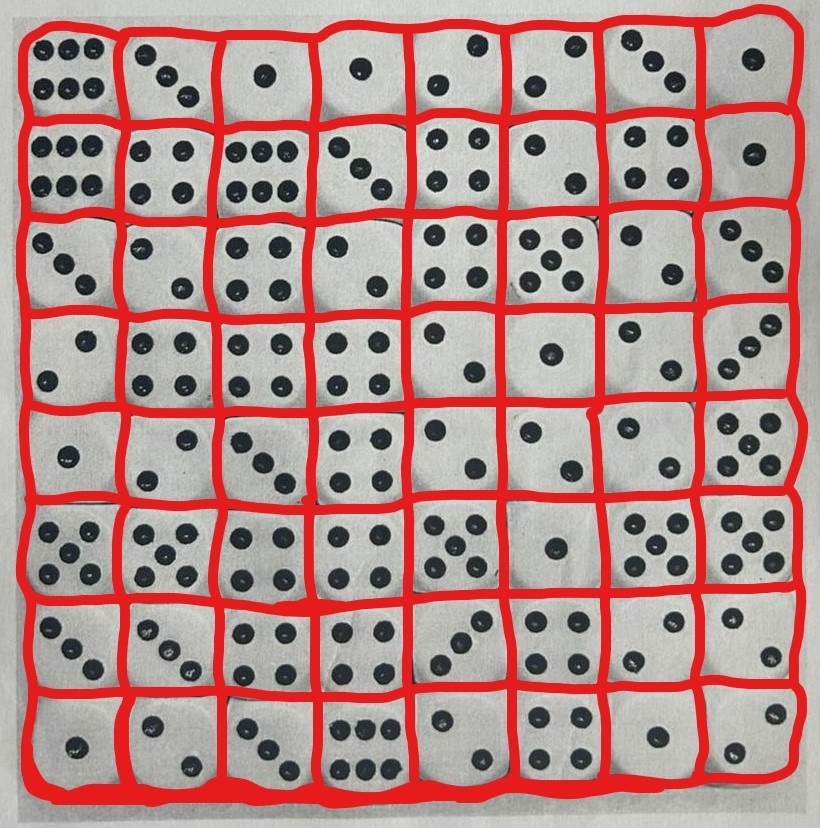
#> input picture labirintoContornado2.jpg, 820 x 828 px
$ python main.py
#> lines starting #> are read from the running program, lines starting #| are printed output that depends on the picture; after the words box and inside, x2 and y2 are one past the last pixel; in counts of white or black regions, pixels touching at a corner belong together
import cv2 as cv
import numpy as np

# Carregar a imagem do labirinto com os contornos em vermelho
labirinto = cv.imread('labirintoContornado2.jpg')
#> labirinto is the input picture: shape (828, 820, 3); mean B, G, R 137.5, 140.5, 179.7

# Verificar se a imagem foi carregada corretamente
if labirinto is None:
    print("Erro ao carregar a imagem.")
    exit()


# Converter a imagem para escala de cinza
labirinto_gray = cv.cvtColor(labirinto, cv.COLOR_BGR2GRAY)
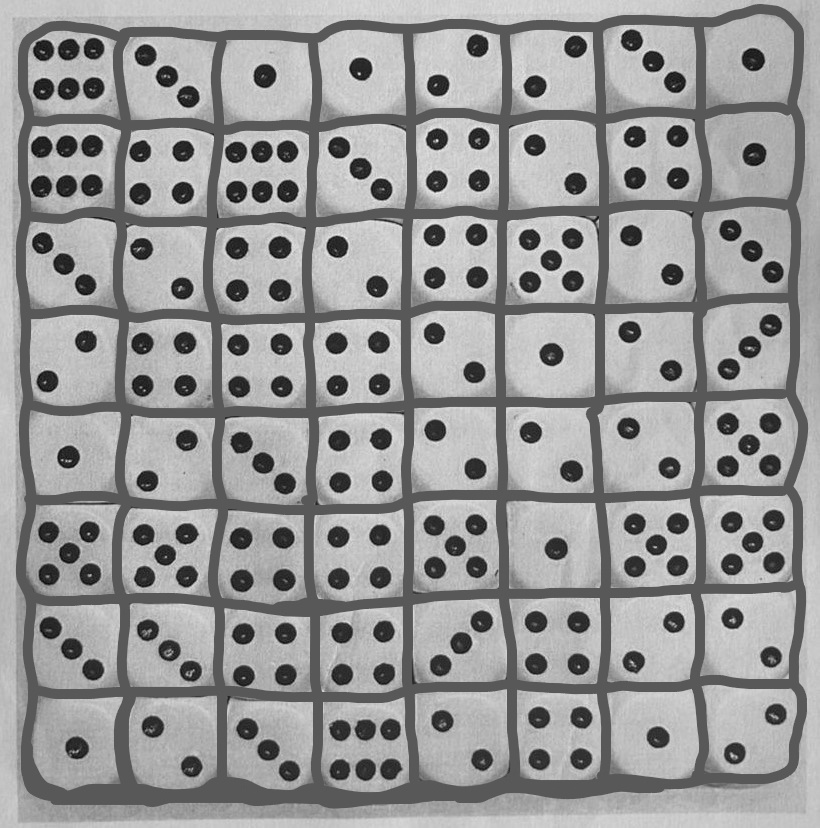
#> labirinto_gray: shape (828, 820); min 1, max 246, mean 151.9


kernel = np.ones((5,5),np.uint8)
labMorph = cv.morphologyEx(labirinto_gray, cv.MORPH_OPEN, kernel)

# cv.imshow('Labirinto com morfologia', labMorph)

# Aplicar um filtro para suavizar a imagem
blur = cv.medianBlur(labMorph, 5)

# Usar Canny para detectar bordas
bordas = cv.Canny(blur, 50, 150)
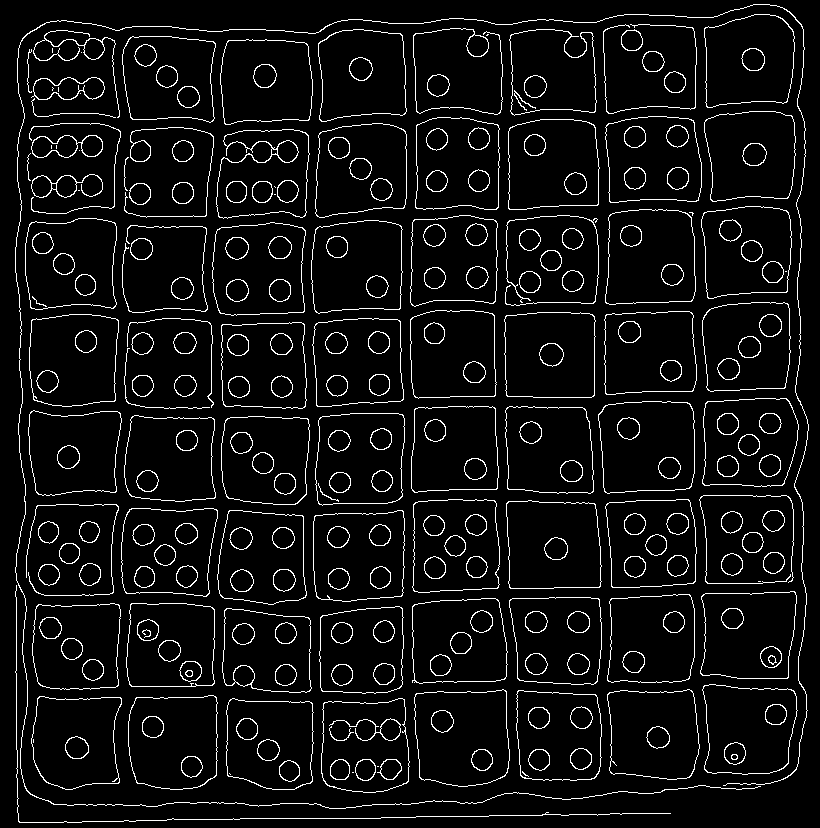
#> bordas: shape (828, 820); 6.2% white in thin lines or dots

# Criar a máscara - ajuste os limites conforme necessário
mask = cv.inRange(labMorph, 100, 200)
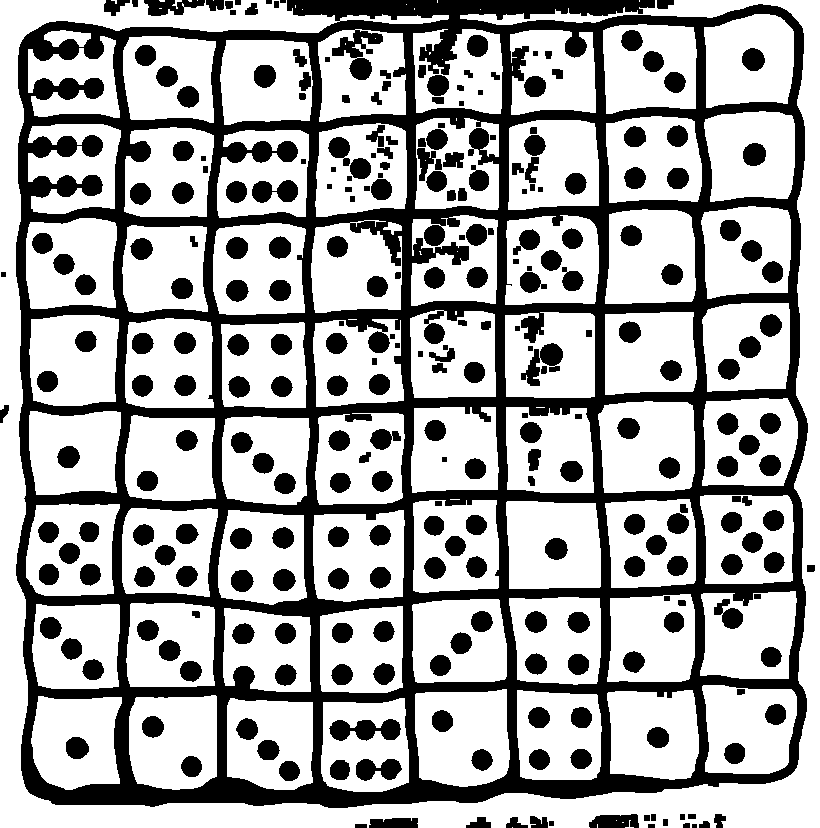
#> mask: shape (828, 820); 66.7% white; 285 black regions (1 under 20 px)

# Encontrar todos os contornos na máscara
contornos, _ = cv.findContours(mask, cv.RETR_EXTERNAL, cv.CHAIN_APPROX_SIMPLE)
#> contornos = 96 contours, 29 with area under 20; largest, box (x1, y1, x2, y2) and area: (0, 0, 820, 828) 61703, (415, 689, 510, 787) 8130, (598, 401, 695, 493) 8051, (605, 209, 696, 304) 7760, (506, 501, 601, 589) 7722

# cv.imshow('Bordas', bordas)

# Imprimir a quantidade de contornos encontrados
print(f"Total de contornos encontrados: {len(contornos)}")
#| Total de contornos encontrados: 96

# Iterar sobre os contornos para detectar dados
for contorno in contornos:
    area = cv.contourArea(contorno)

    # Limite para tentar pegar todos os dados
    if 200 < area < 9000:  # Aumentei o limite mínimo da área para evitar detecção de pequenos contornos
        # Obter o retângulo delimitador do dado
        x, y, w, h = cv.boundingRect(contorno)

        # Verificar a proporção para considerar se é um dado
        aspect_ratio = float(w) / h
        if (0.5 < aspect_ratio < 2):  # Filtrar por proporção
            # Desenhar o retângulo delimitador em verde
            cv.rectangle(labirinto, (x, y), (x + w, y + h), (0, 255, 0), 2)

            # Calcular o centro do dado
            cx = int(x + w // 2)
            cy = int(y + h // 2)

            # Desenhar o centro do dado em amarelo
            # cv.circle(labirinto, (cx, cy), 5, (0, 255, 255), -1)

            # Cortar a região do dado da imagem original para detectar bolinhas
            roi = labirinto_gray[y:y+h, x:x+w]

            # Usar HoughCircles para detectar as bolinhas dentro da ROI
            bolinhas = cv.HoughCircles(roi, cv.HOUGH_GRADIENT, dp=1, minDist=5, param1=90, param2=17, minRadius=1, maxRadius=20)

            # Verificar se alguma bolinha foi encontrada
            if bolinhas is not None:
                bolinhas = np.uint16(np.around(bolinhas))
                for i in bolinhas[0, :]:
                    # Desenhar uma bolinha azul em cima da bolinha do dado
                    cv.circle(labirinto, (x + i[0], y + i[1]), 5, (255, 0, 0), -1)
#> this loop made 96 passes
#> (area, x, y, w, h, aspect_ratio, cx, cy) on passes 7, 8, 9, 10, 12, 13, 14, 16, 17, 18, 19, 20: (7037.5, 227, 698, 86, 92, 0.935, 270, 744), (6941.5, 31, 696, 91, 94, 0.968, 76, 743), (7520.5, 129, 695, 88, 95, 0.926, 173, 742), (7165, 607, 690, 92, 90, 1.02, 653, 735), (8129.5, 415, 689, 95, 98, 0.969, 462, 738), (7185.5, 702, 685, 95, 89, 1.07, 749, 729), (6085, 223, 608, 88, 84, 1.05, 267, 650), (6847.5, 32, 604, 88, 85, 1.04, 76, 646), (6957.5, 126, 603, 89, 84, 1.06, 170, 645), (7312.5, 412, 599, 95, 84, 1.13, 459, 641), (7157.5, 509, 597, 92, 88, 1.05, 555, 641), (6993.5, 607, 594, 88, 88, 1, 651, 638)
#> (area, x, y, w, h, aspect_ratio, cx, cy) on passes 6, 11, 15, 22, 23, 24: (7263, 321, 698, 88, 94, 0.936, 365, 745), (6976, 517, 690, 85, 90, 0.944, 559, 735), (6626, 320, 606, 83, 87, 0.954, 361, 649), (7491, 313, 510, 92, 92, 1, 359, 556), (7197.5, 218, 510, 89, 95, 0.937, 262, 557), (7354.5, 122, 508, 96, 89, 1.08, 170, 552)
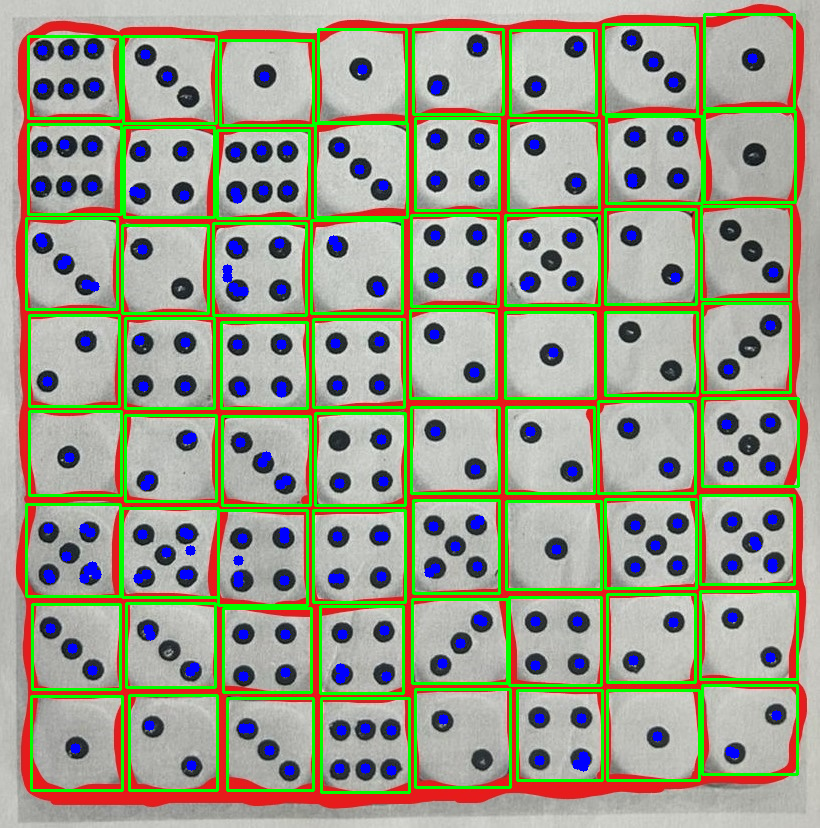
#> labirinto: shape (828, 820, 3); 12.63% of pixels changed, all inside (x1, y1, x2, y2) = (25, 13, 800, 794)
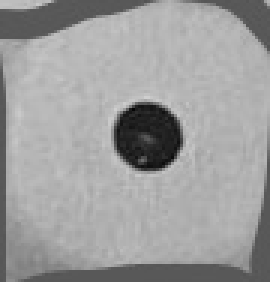
#> roi: shape (94, 90) (shown 3 times larger); min 5, max 207, mean 157.3

# Mostrar a imagem com os dados detectados
cv.imshow('Dados detectados', labirinto)
cv.waitKey(0)
cv.destroyAllWindows()

$ run again, with DesafioDados.jpeg copied over labirintoContornado2.jpg
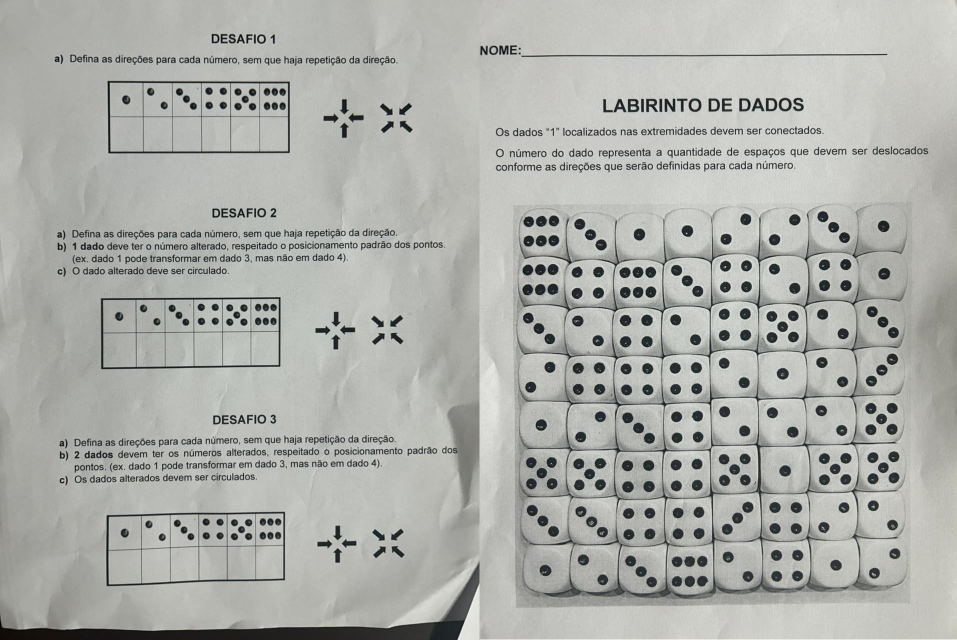
#> input picture DesafioDados.jpeg, 1914 x 1280 px (shown at 1/2 size)
#> labirinto is the input picture: shape (1280, 1914, 3); mean B, G, R 170.3, 174.9, 173.1
#> `bordas = cv.Canny(blur, 50, 150)`:
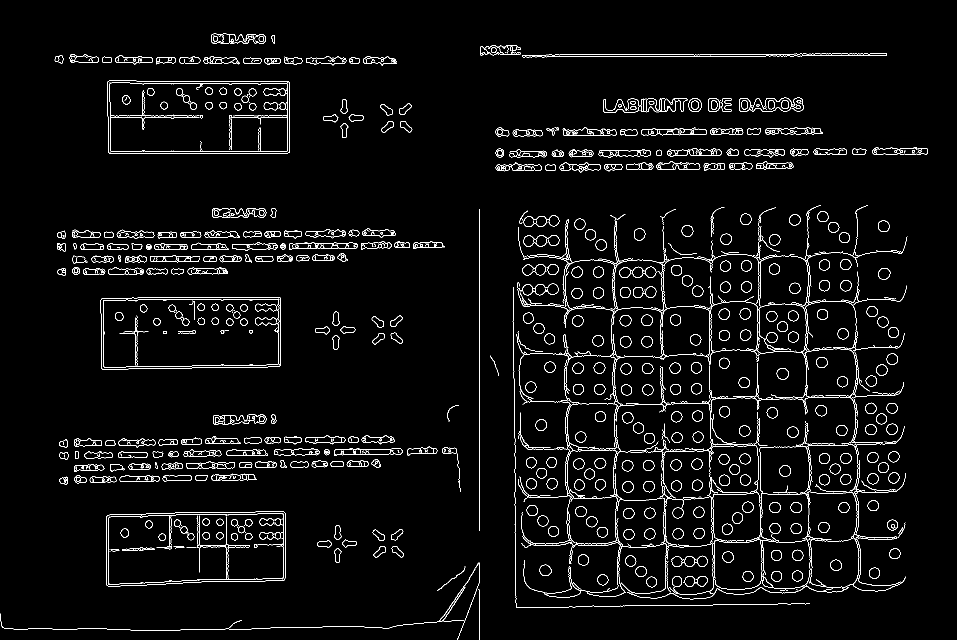
#> bordas: shape (1280, 1914) (shown at 1/2 size); 3.5% white in thin lines or dots
#> `mask = cv.inRange(labMorph, 100, 200)`:
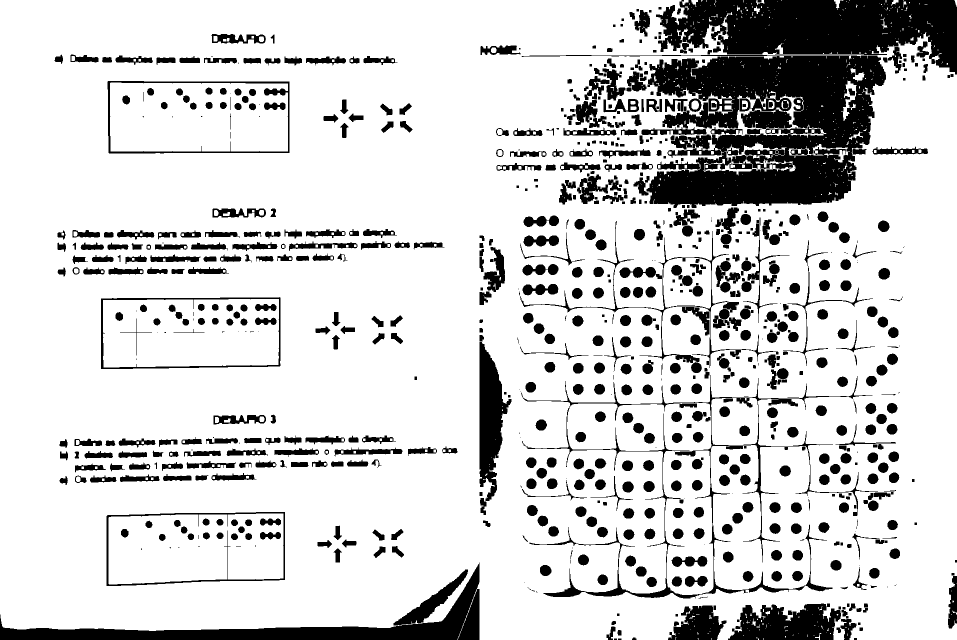
#> mask: shape (1280, 1914) (shown at 1/2 size); 82.1% white; 845 black regions (92 under 20 px)
#> contornos = 232 contours, 217 with area under 20; largest, box (x1, y1, x2, y2) and area: (0, 0, 1914, 1280) 2337574, (1668, 0, 1687, 20) 98, (1382, 0, 1396, 14) 70, (1508, 13, 1520, 28) 70, (1782, 0, 1797, 11) 62
#| Total de contornos encontrados: 232
#> the loop `for contorno in contornos:` made 232 passes
#> area on passes 15, 51: 20.5, 34
